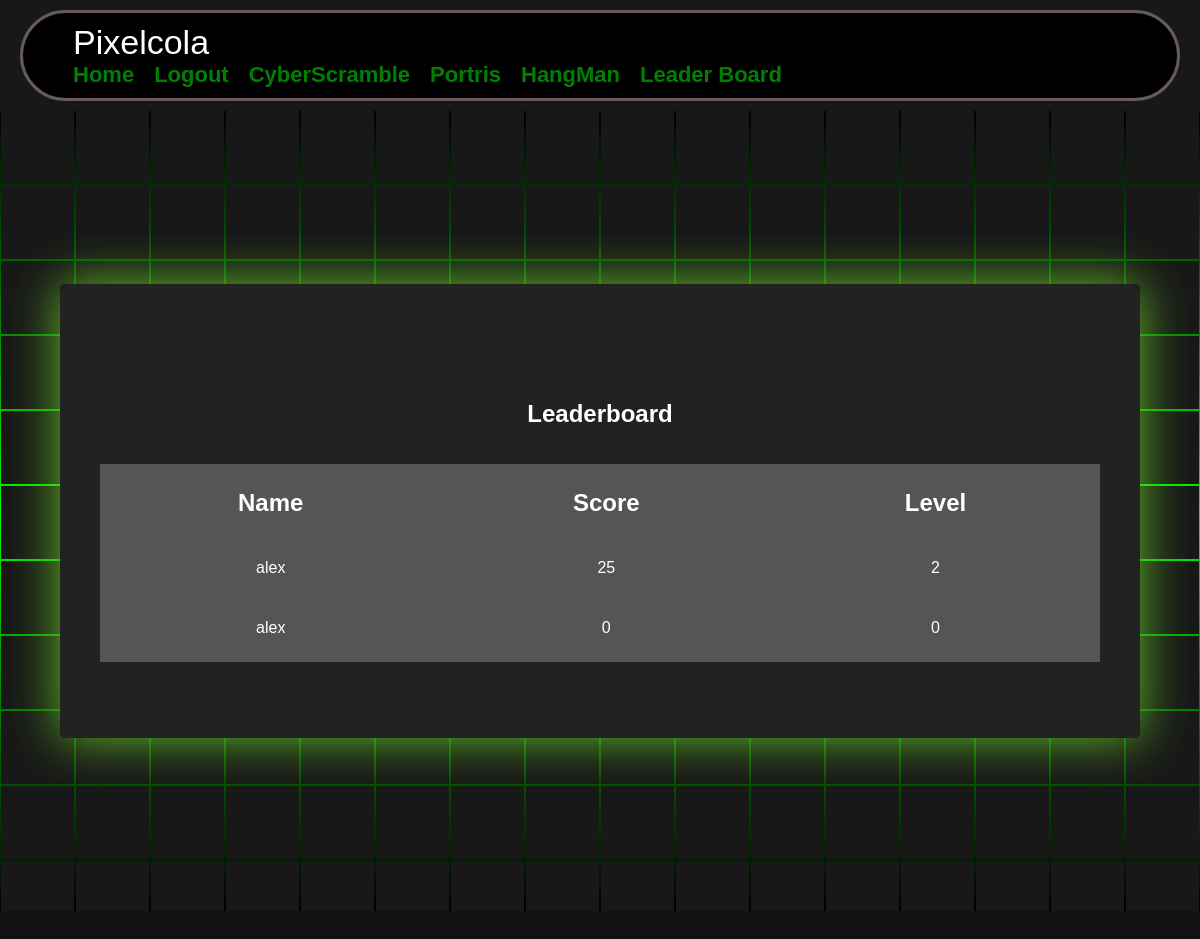
Before: /leaderBoard (signed in) with the older database file.
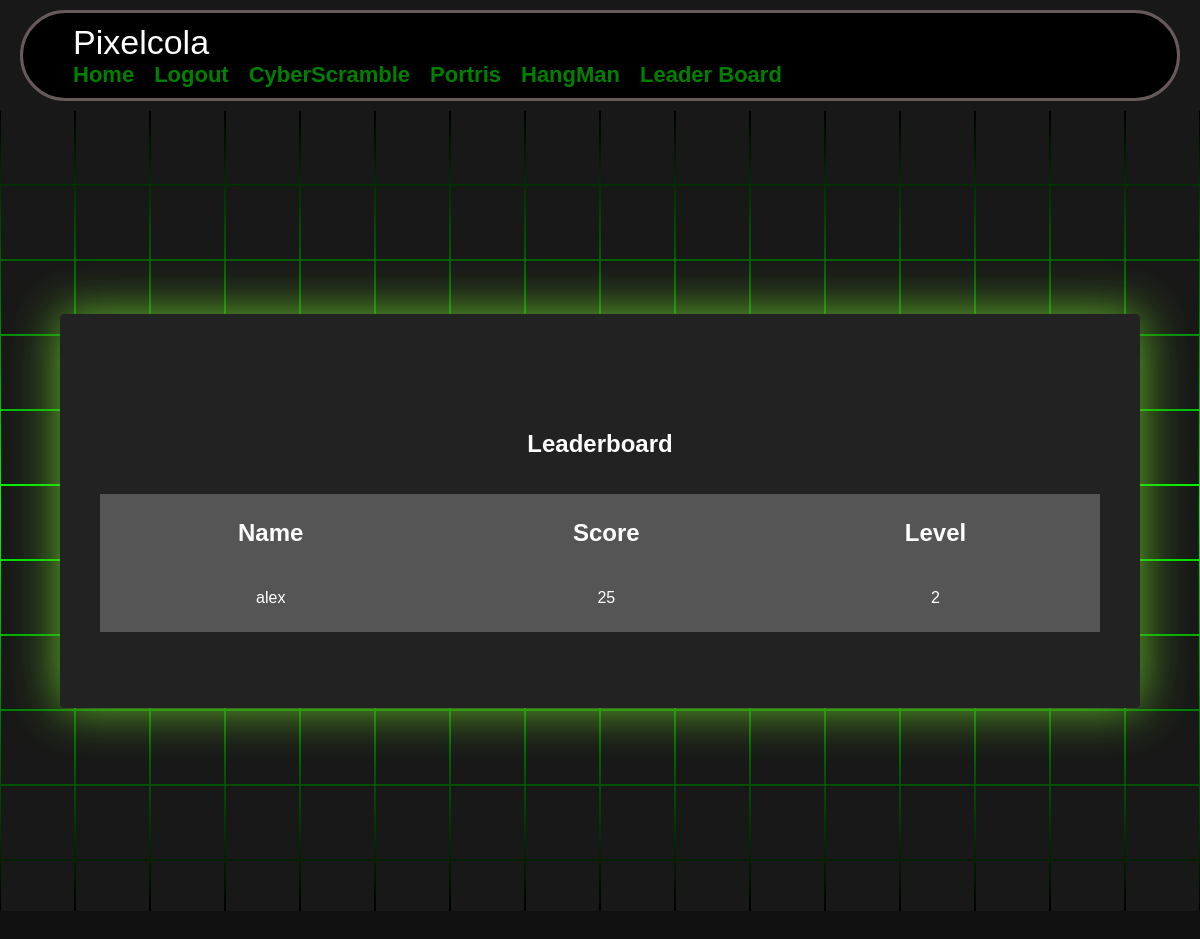
After: the same page with the newer database file.
### website/models.py (models this page shows)
class User(db.Model, UserMixin):
    id = db.Column(db.Integer, primary_key=True)
    email = db.Column(db.String(150), unique=True)
    password = db.Column(db.String(150))
    first_name = db.Column(db.String(150))
    notes = db.relationship('Note')
    level = db.Column(db.Integer())
    score= db.Column(db.Integer())
    user_id = db.Column(db.Integer, db.ForeignKey('user.id'))

### website/auth.py (the view)
@auth.route('/leaderBoard', methods=['GET', 'POST'])
@login_required
def leaderBoard():
    leaderBoard_data = User.query.order_by(User.score.desc()).all()
    return render_template('leaderboard.html', leaderBoard_data=leaderBoard_data,user=current_user)

### website/__init__.py (called while the page is built)
def create_app():
    app = Flask(__name__)
    app.config['SECRET_KEY'] = 'hjshjhdjah kjshkjdhjs'
    app.config['SQLALCHEMY_DATABASE_URI'] = f'sqlite:///{DB_NAME}'
    db.init_app(app)
    from .auth import auth
    app.register_blueprint(auth, url_prefix='/')
    from .models import User, Note
    with app.app_context():
        db.drop_all()
        db.create_all()
    login_manager = LoginManager()
    login_manager.login_view = 'auth.login'
    login_manager.init_app(app)
    @login_manager.user_loader
    def load_user(id):
        return User.query.get(int(id))
    return app

### website/templates/leaderboard.html (shortened to what this page needs)
<!DOCTYPE html>
<html lang="en" >
<head>
  <link rel="stylesheet" href="../static/gameStyles.css">
  <link
    rel="stylesheet"
    href="https://stackpath.bootstrapcdn.com/font-awesome/4.7.0/css/font-awesome.min.css"
  />
</head>
<nav class="navBar">
  <div class="container6">
    <a class="navBar-brand" href="#">Pixelcola</a>
    <div class="navBar-menu">
      <ul class="navBar-nav">
        {% if user.is_authenticated %}
          <li class="nav-Item">
            <a class="nav-Link" href="/">Home</a>
          </li>
          <li class="nav-Item">
            <a class="nav-Link" href="/logout">Logout</a>
          </li>
          <li class="nav-Item">
            <a class="nav-Link" href="/game">CyberScramble</a>
          </li>
          <li class="nav-Item">
            <a class="nav-Link" href="/gameV2">Portris</a>
          </li>
          <li class="nav-Item">
            <a class="nav-Link" href="/gameV3">HangMan</a>
          </li>
          <li class="nav-Item">
            <a class="nav-Link" href="/leaderBoard">Leader Board</a>
          </li>
        {% endif %}
      </ul>
    </div>
  </div>
</nav>
    <section>
        <span></span>
        <span></span>
        <span></span>
        <span></span>
        <span></span>
        <span></span>
        <span></span>
        <span></span>
        <span></span>
        <span></span>
        <span></span>
        <span></span>
        <span></span>
        <span></span>
        <span></span>
        <span></span>
        <span></span>
        <span></span>
        <span></span>
        <span></span>
        <span></span>
        <span></span>
        <span></span>
        <span></span>
        <span></span>
        <span></span>
        <span></span>
        <span></span>
        <span></span>
        <span></span>
        <span></span>
        <span></span>
        <span></span>
        <span></span>
        <span></span>
        <span></span>
        <span></span>
        <span></span>
        <span></span>
        <span></span>
        <span></span>
        <span></span>
        <span></span>
        <span></span>
        <span></span>
        <span></span>
        <span></span>
        <span></span>
        <span></span>
        <span></span>
        <span></span>
        <span></span>
        <span></span>
        <span></span>
        <span></span>
        <span></span>
        <span></span>
        <span></span>
        <span></span>
        <span></span>
        <span></span>
        <span></span>
        <span></span>
        <span></span>
        <span></span>
        <span></span>
        <span></span>
        <span></span>
        <span></span>
        <span></span>
        <span></span>
        <span></span>
        <span></span>
        <span></span>
        <span></span>
        <span></span>
        <span></span>
        <span></span>
        <span></span>
        <span></span>
        <span></span>
        <span></span>
        <span></span>
        <span></span>
        <span></span>
        <span></span>
        <span></span>
        <span></span>
        <span></span>
        <span></span>
        <span></span>
        <span></span>
        <span></span>
        <span></span>
        <span></span>
        <span></span>
        <span></span>
        <span></span>
        <span></span>
        <span></span>
        <span></span>
        <span></span>
        <span></span>
        <span></span>
        <span></span>
        <span></span>
        <div class="BackgroundContainer">
          <div class="content">
            <br />
            <br />
            <div class="section">
                <h1>Leaderboard</h1>
                <br />
                <br />
                <table class="table">
                    <tbody>
                        <tr>
                            <th>Name</th>
                            <th>Score</th>
                            <th>Level</th>
                        </tr>
                        {% for user in leaderBoard_data %}
                        <tr>
                            <td>{{ user.first_name }}</td>
                            <td>{{ user.score }}</td>
                            <td>{{ user.level }}</td>
                        </tr>
                        {% endfor %}
                    </tbody>
                  </table>
                  <br />
                  <br />
                </div>
            </div>
        </div>
    </section>
</body>
</html>

### website/static/gameStyles.css (style rules this page uses)
* { margin: 0; padding: 0; box-sizing: border-box; font-family: 'Gill Sans', 'Gill Sans MT', Calibri, 'Trebuchet MS', sans-serif; }
table { color: white; background-color: #555; width: 1000px; border: solid #555 3px; margin: auto; justify-content: center; }
h1 { color: white; }
.section { width:1000px; margin: auto; justify-content: center; text-align: center; }
td { padding: 20px; }
th { padding: 20px; color: white; font-size: 24px; }
tr { padding: 20px; color: white; }
section { position: absolute; width: 100vw; height: 100vh; display: flex; justify-content: center; align-items: center; gap: 2px; flex-wrap: wrap; overflow: hidden; font-family: 'Gill Sans', 'Gill Sans MT', Calibri, 'Trebuchet MS', sans-serif; }
section::before { content: ''; position: absolute; width: 100%; height: 100%; background: linear-gradient(#000,#0f0,#000); animation: animate 5s linear infinite; }
section span { position: relative; display: block; width: calc(6.25vw - 2px); height: calc(6.25vw - 2px); background: #181818; z-index: 2; transition: 1.5s; }
section .BackgroundContainer { position: absolute; width: fit-content; height: fit-content; background: #222; z-index: 3; display: flex; justify-content: center; align-items: center; padding: 40px; border-radius: 4px; box-shadow: 0 15px 35px rgba(0,0,0,9); border-color: #3dbf26; box-shadow: 0 0 50px #63bf26; }
section .BackgroundContainer .content { position: relative; width: 100%; display: flex; justify-content: center; align-items: center; flex-direction: column; gap: 40px; }
.navBar { background-color: #181818;; color: white; padding: 10px 20px; }
.container6 { margin: auto; border:solid rgb(103, 90, 90); border-radius: 50px; padding: 10px; padding-left: 50px; background-color: #000000; }
.navBar-brand { font-size: 34px; text-decoration: none; color: white; }
.navBar-menu { display: flex; align-items: center; }
.navBar-nav { list-style: none; display: flex; margin: 0; padding: 0; }
.nav-Item { margin-right: 20px; }
.nav-Link { text-decoration: none; color: green; font-weight: bold; font-size: 22px; transition: color 0.3s ease; }

Changed rows visible on the page:
removed User: first_name "alex", score "0", level "0"
